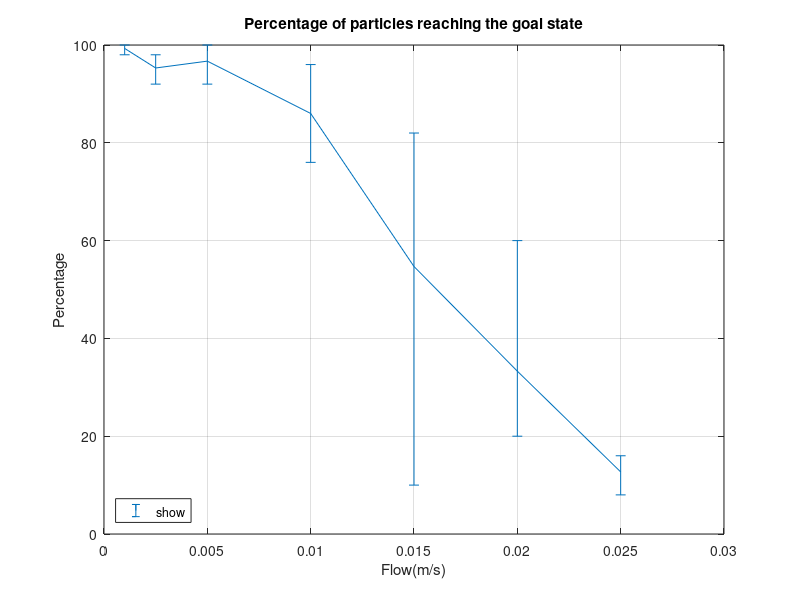

MATLAB code for this plot:
function parametricFlowGraphs()

close all;

FlowVel = [0.001,0.0025, 0.005, 0.01, 0.015, 0.02, 0.025];
AvgPercent = [99.3,95.3,96.7,86,54.7,33.3,12.7];
Minpercent = [98,92,92,76,10,20,8];
MaxPercent = [100,98,100,96,82,60,16];


% Create figure
figure1 = figure;

% Create axes
axes1 = axes('Parent',figure1);
hold(axes1,'on');

% Create multiple line objects using matrix input to plot
%plot1 = plot(FlowVel,AvgPercent,'.-');
%set(plot1,'DisplayName','Percentage of particles reaching the goal state');

data1 = errorbar(FlowVel,AvgPercent,AvgPercent - Minpercent,MaxPercent - AvgPercent);
set(data1,'DisplayName','Percentage of particles reaching the goal state');

% Create ylabel
ylabel('Percentage');

% Create xlabel
xlabel('Flow(m/s)');

% Create title
title('Percentage of particles reaching the goal state');

box(axes1,'on');
grid(axes1,'on');
hold(axes1,'off');
% Create legend
legend(axes1,'show','Location','southwest');
